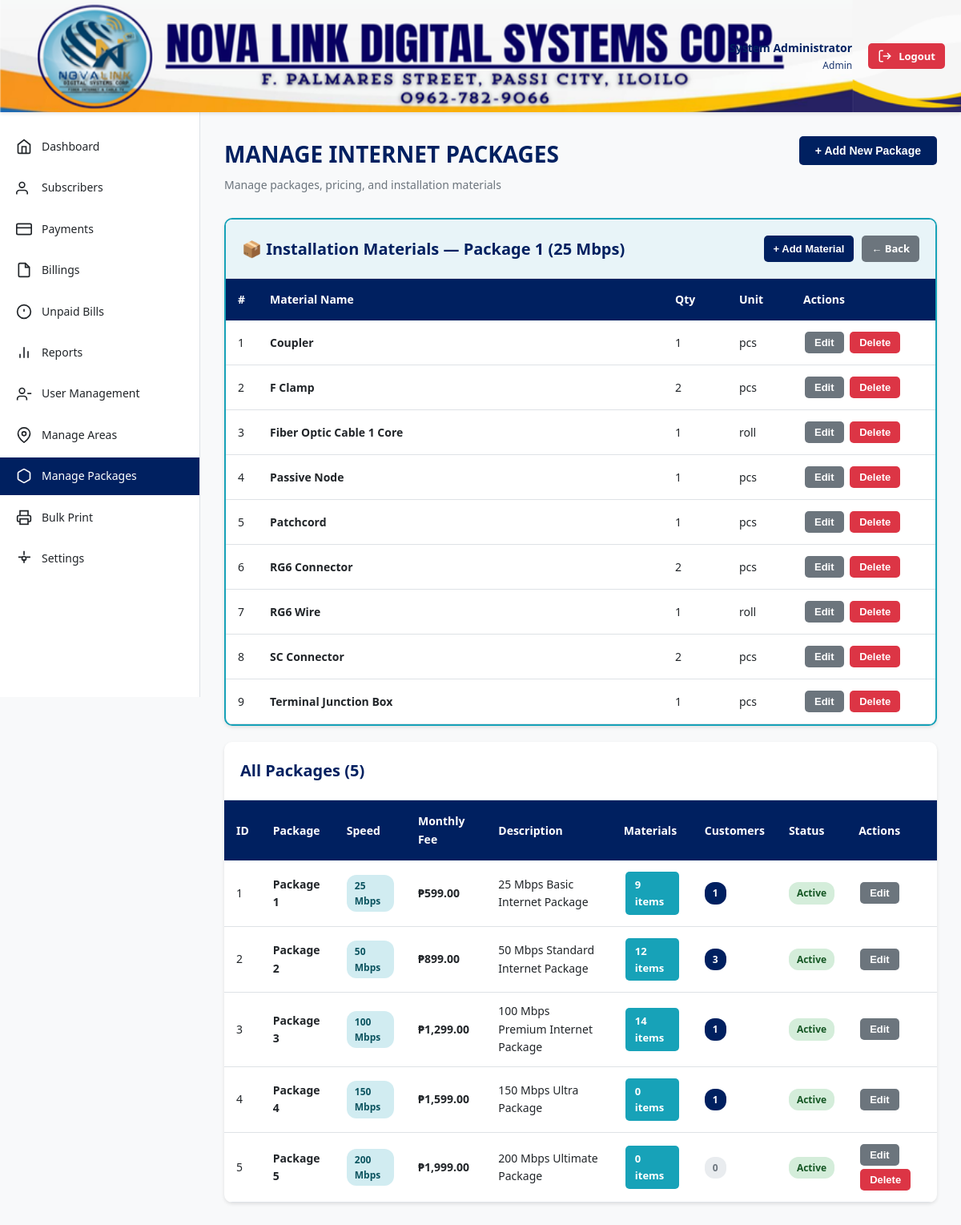
The page /manage_packages.php?view_materials=1 (signed in) on the database its author committed.
### tables this page shows
CREATE TABLE IF NOT EXISTS packages (
    package_id INT PRIMARY KEY AUTO_INCREMENT,
    package_name VARCHAR(100) NOT NULL,
    bandwidth_mbps INT NOT NULL,
    monthly_fee DECIMAL(10,2) NOT NULL,
    description TEXT,
    status ENUM('active', 'inactive') DEFAULT 'active',
    created_at TIMESTAMP DEFAULT CURRENT_TIMESTAMP,
    INDEX idx_package_name (package_name)
);

CREATE TABLE IF NOT EXISTS package_materials (
    material_id INT PRIMARY KEY AUTO_INCREMENT,
    package_id INT NOT NULL,
    material_name VARCHAR(150) NOT NULL,
    quantity INT DEFAULT 1,
    unit VARCHAR(50) DEFAULT 'pcs',
    created_at TIMESTAMP DEFAULT CURRENT_TIMESTAMP,
    FOREIGN KEY (package_id) REFERENCES packages(package_id) ON DELETE CASCADE,
    INDEX idx_package (package_id)
);

### config.php (called while the page is built, shortened)
<?php
function format_currency($amount) {
    return '₱' . number_format($amount, 2);
}
?>

### manage_packages.php (the view, shortened to what this page needs)
<?php
require_once 'config.php';
$conn = getDBConnection();
$packages = $conn->query("SELECT p.*, (SELECT COUNT(*) FROM customers WHERE package_id = p.package_id) as customer_count FROM packages p ORDER BY p.bandwidth_mbps");
$view_package_id = isset($_GET['view_materials']) ? intval($_GET['view_materials']) : 0;
$materials = [];
$view_package = null;
if ($view_package_id > 0) {
    $stmt = $conn->prepare("SELECT * FROM packages WHERE package_id = ?");
    $stmt->bind_param("i", $view_package_id);
    $stmt->execute();
    $view_package = $stmt->get_result()->fetch_assoc();
    $mat_result = $conn->query("SELECT * FROM package_materials WHERE package_id = $view_package_id ORDER BY material_name");
    while ($row = $mat_result->fetch_assoc()) { $materials[] = $row; }
}
?>
<!DOCTYPE html>
<html lang="en">
<head>
    <link rel="stylesheet" href="css/style.css">
</head>
<body>
    <?php include 'includes/header.php'; ?>
    <div class="container">
        <?php include 'includes/sidebar.php'; ?>
        <main class="main-content">
            <div class="page-header">
                <div><h1>Manage Internet Packages</h1><p>Manage packages, pricing, and installation materials</p></div>
                <button onclick="document.getElementById('addModal').classList.add('show')" class="btn btn-primary">+ Add New Package</button>
            </div>
            <?php if ($view_package): ?>
            <div class="table-container materials-table-container">
                <div class="table-header materials-table-header">
                    <h2>📦 Installation Materials — <?php echo htmlspecialchars($view_package['package_name']); ?> (<?php echo $view_package['bandwidth_mbps']; ?> Mbps)</h2>
                    <div class="table-actions">
                        <button onclick="openAddMaterialModal()" class="btn btn-primary btn-sm">+ Add Material</button>
                        <a href="manage_packages.php" class="btn btn-secondary btn-sm">← Back</a>
                    </div>
                </div>
                <table>
                    <thead><tr><th style="width:40px;">#</th><th>Material Name</th><th style="width:80px;">Qty</th><th style="width:80px;">Unit</th><th style="width:180px;">Actions</th></tr></thead>
                    <tbody>
                        <?php if (count($materials) > 0): $i=1; foreach ($materials as $mat): ?>
                        <tr>
                            <td><?php echo $i++; ?></td>
                            <td><strong><?php echo htmlspecialchars($mat['material_name']); ?></strong></td>
                            <td><?php echo $mat['quantity']; ?></td>
                            <td><?php echo htmlspecialchars($mat['unit']); ?></td>
                            <td>
                                <button onclick='openEditMat(<?php echo json_encode($mat); ?>)' class="btn btn-sm btn-secondary">Edit</button>
                                <form method="POST" style="display:inline;" onsubmit="return confirm('Delete this material?')">
                                    <button type="submit" class="btn btn-sm btn-danger">Delete</button>
                                </form>
                            </td>
                        </tr>
                        <?php endforeach; else: ?>
                        <tr><td colspan="5" class="text-center text-muted">No materials yet. Click <strong>"+ Add Material"</strong> to begin.</td></tr>
                        <?php endif; ?>
                    </tbody>
                </table>
            </div>
            <?php endif; ?>
            <div class="table-container">
                <div class="table-header"><h2>All Packages (<?php echo $packages->num_rows; ?>)</h2></div>
                <table>
                    <thead><tr><th>ID</th><th>Package</th><th>Speed</th><th>Monthly Fee</th><th>Description</th><th>Materials</th><th>Customers</th><th>Status</th><th>Actions</th></tr></thead>
                    <tbody>
                        <?php if ($packages->num_rows > 0): while ($p = $packages->fetch_assoc()):
                            $mc = $conn->query("SELECT COUNT(*) as c FROM package_materials WHERE package_id=".$p['package_id'])->fetch_assoc()['c'];
                        ?>
                        <tr>
                            <td><?php echo $p['package_id']; ?></td>
                            <td><strong><?php echo htmlspecialchars($p['package_name']); ?></strong></td>
                            <td><span class="badge badge-info"><?php echo $p['bandwidth_mbps']; ?> Mbps</span></td>
                            <td><strong><?php echo format_currency($p['monthly_fee']); ?></strong></td>
                            <td><?php echo htmlspecialchars($p['description'] ?? 'N/A'); ?></td>
                            <td><a href="manage_packages.php?view_materials=<?php echo $p['package_id']; ?>" class="btn btn-sm btn-info"><?php echo $mc; ?> items</a></td>
                            <td><?php echo $p['customer_count'] > 0 ? '<span class="badge badge-primary">'.$p['customer_count'].'</span>' : '<span class="badge badge-secondary">0</span>'; ?></td>
                            <td><span class="badge badge-<?php echo $p['status']=='active'?'success':'secondary'; ?>"><?php echo ucfirst($p['status']); ?></span></td>
                            <td>
                                <button onclick='openEditModal(<?php echo json_encode($p); ?>)' class="btn btn-sm btn-secondary">Edit</button>
                                <?php if ($p['customer_count'] == 0): ?>
                                <form method="POST" style="display:inline;" onsubmit="return confirm('Delete this package?')">
                                    <button type="submit" class="btn btn-sm btn-danger">Delete</button>
                                </form>
                                <?php endif; ?>
                            </td>
                        </tr>
                        <?php endwhile; else: ?>
                        <tr><td colspan="9" class="text-center">No packages found.</td></tr>
                        <?php endif; ?>
                    </tbody>
                </table>
            </div>
        </main>
    </div>
</body>
</html>

### css/style.css (style rules this page uses)
:root { --primary-color: #002060; --primary-dark: #001540; --primary-light: #003080; --secondary-color: #0066cc; --success-color: #28a745; --danger-color: #dc3545; --warning-color: #ffc107; --info-color: #17a2b8; --light-gray: #f8f9fa; --medium-gray: #e9ecef; --dark-gray: #6c757d; --text-color: #212529; --border-color: #dee2e6; --white: #ffffff; --shadow: 0 2px 4px rgba(0, 0, 0, 0.1); --shadow-lg: 0 4px 8px rgba(0, 0, 0, 0.15); }
* { margin: 0; padding: 0; box-sizing: border-box; }
body { font-family: 'Segoe UI', Tahoma, Geneva, Verdana, sans-serif; font-size: 14px; line-height: 1.6; color: var(--text-color); background-color: var(--light-gray); }
.btn { display: inline-flex; align-items: center; justify-content: center; gap: 8px; padding: 10px 20px; border: none; border-radius: 5px; font-size: 14px; font-weight: 600; cursor: pointer; transition: all 0.3s ease; text-decoration: none; }
.btn-primary { background: var(--primary-color); color: var(--white); }
.btn-danger { background: var(--danger-color); color: var(--white); }
.btn-secondary { background: var(--dark-gray); color: var(--white); }
.btn-info { background: var(--info-color); color: var(--white); }
.btn-sm { padding: 6px 12px; font-size: 13px; vertical-align: middle; }
table td .btn { margin: 2px; }
.container { display: flex; min-height: calc(100vh - 70px); }
.main-content { flex: 1; padding: 30px; overflow-y: auto; }
.page-header { margin-bottom: 30px; display: flex; justify-content: space-between; align-items: flex-start; }
.page-header h1 { font-size: 28px; color: var(--primary-color); margin-bottom: 5px; text-transform: uppercase; }
.page-header p { color: var(--dark-gray); }
.table-container { background: var(--white); border-radius: 10px; box-shadow: var(--shadow); overflow: hidden; }
.table-header { display: flex; justify-content: space-between; align-items: center; padding: 20px; border-bottom: 1px solid var(--border-color); }
.table-header h2 { font-size: 20px; color: var(--primary-color); }
.table-actions { display: flex; gap: 10px; }
table { width: 100%; border-collapse: collapse; }
table thead { background: var(--primary-color); color: var(--white); }
table th { padding: 15px; text-align: left; font-weight: 600; }
table td { padding: 12px 15px; border-bottom: 1px solid var(--border-color); }
.badge { display: inline-block; padding: 4px 10px; border-radius: 12px; font-size: 12px; font-weight: 600; }
.badge-success { background: #d4edda; color: #155724; }
.badge-info { background: #d1ecf1; color: #0c5460; }
.badge-secondary { background: var(--medium-gray); color: var(--dark-gray); }
.badge-primary { background: var(--primary-color); color: var(--white); }
.materials-table-container { border: 2px solid var(--info-color); margin-bottom: 20px; }
.materials-table-header { background: #e8f4f8; }

### rows shown on the page
packages: package_name "Package 1", bandwidth_mbps "25", package_id "1", monthly_fee "₱599.00", description "25 Mbps Basic Internet Package", mc "9", customer_count "1", status "Active"
package_materials: material_name "Coupler", quantity "1", unit "pcs"
package_materials: material_name "F Clamp", quantity "2", unit "pcs"
package_materials: material_name "Fiber Optic Cable 1 Core", quantity "1", unit "roll"
package_materials: material_name "Passive Node", quantity "1", unit "pcs"
package_materials: material_name "Patchcord", quantity "1", unit "pcs"
package_materials: material_name "RG6 Connector", quantity "2", unit "pcs"
package_materials: material_name "RG6 Wire", quantity "1", unit "roll"
package_materials: material_name "SC Connector", quantity "2", unit "pcs"
package_materials: material_name "Terminal Junction Box", quantity "1", unit "pcs"
packages: package_id "2", package_name "Package 2", bandwidth_mbps "50", monthly_fee "₱899.00", description "50 Mbps Standard Internet Package", mc "12", customer_count "3", status "Active"
packages: package_id "3", package_name "Package 3", bandwidth_mbps "100", monthly_fee "₱1,299.00", description "100 Mbps Premium Internet Package", mc "14", customer_count "1", status "Active"
packages: package_id "4", package_name "Package 4", bandwidth_mbps "150", monthly_fee "₱1,599.00", description "150 Mbps Ultra Package", mc "0", customer_count "1", status "Active"
packages: package_id "5", package_name "Package 5", bandwidth_mbps "200", monthly_fee "₱1,999.00", description "200 Mbps Ultimate Package", mc "0", status "Active"

### other values the page prints
$_SESSION['full_name'] "System Administrator"
$_SESSION['role'] "Admin"
$packages->num_rows "5"
